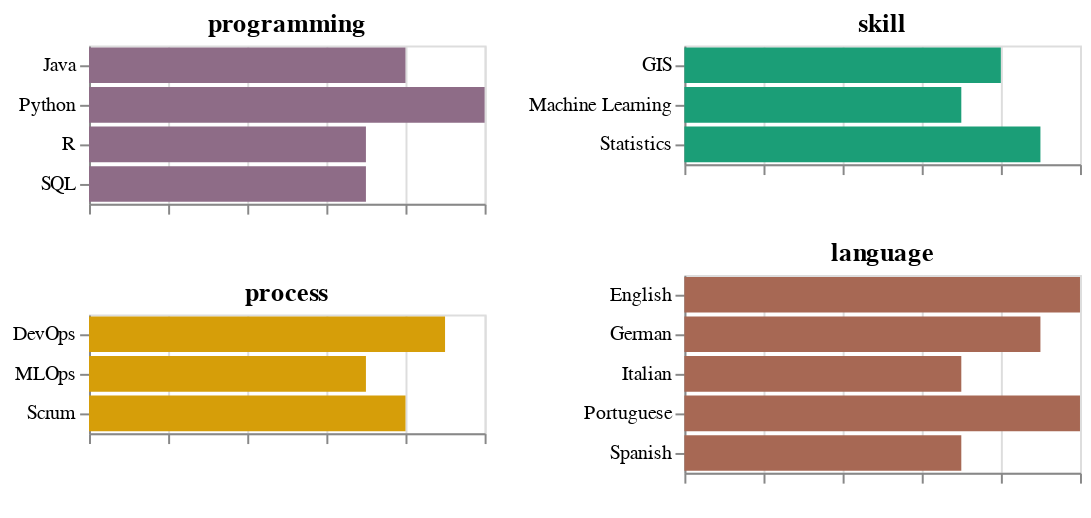

The notebook cell saved with this chart:
### Code cell
(charts[0] & charts[1]) | (charts[2] & charts[3])

### Figure 1 — Vega-Lite specification as saved in the notebook (floating-point values rounded to 4 significant figures)
{"config": {"view": {"continuousWidth": 300, "continuousHeight": 300}}, "hconcat": [{"vconcat": [{"data": {"name": "data-5ae2e90d51573661aa14a1a12468413e"}, "mark": {"type": "bar"}, "encoding": {"color": {"field": "category", "legend": null, "scale": {"domain": ["skill", "programming", "language", "process"], "range": ["#1b9e77", "#8e6c87", "#a76854", "#d69e09", "#666666"]}, "type": "nominal"}, "x": {"axis": {"labelOpacity": 0, "title": null}, "field": "level", "scale": {"domain": [0, 5]}, "type": "quantitative"}, "y": {"axis": {"title": null}, "field": "skill", "type": "nominal"}}, "title": "programming", "width": 200}, {"data": {"name": "data-758a3ad68978a74aad9ec0f28b9ae2df"}, "mark": {"type": "bar"}, "encoding": {"color": {"field": "category", "legend": null, "scale": {"domain": ["skill", "programming", "language", "process"], "range": ["#1b9e77", "#8e6c87", "#a76854", "#d69e09", "#666666"]}, "type": "nominal"}, "x": {"axis": {"labelOpacity": 0, "title": null}, "field": "level", "scale": {"domain": [0, 5]}, "type": "quantitative"}, "y": {"axis": {"title": null}, "field": "skill", "type": "nominal"}}, "title": "process", "width": 200}]}, {"vconcat": [{"data": {"name": "data-c5be7fde38747af8ae17ef3b5e21ba9a"}, "mark": {"type": "bar"}, "encoding": {"color": {"field": "category", "legend": null, "scale": {"domain": ["skill", "programming", "language", "process"], "range": ["#1b9e77", "#8e6c87", "#a76854", "#d69e09", "#666666"]}, "type": "nominal"}, "x": {"axis": {"labelOpacity": 0, "title": null}, "field": "level", "scale": {"domain": [0, 5]}, "type": "quantitative"}, "y": {"axis": {"title": null}, "field": "skill", "type": "nominal"}}, "title": "skill", "width": 200}, {"data": {"name": "data-2d7654ba796af84a037119667191a372"}, "mark": {"type": "bar"}, "encoding": {"color": {"field": "category", "legend": null, "scale": {"domain": ["skill", "programming", "language", "process"], "range": ["#1b9e77", "#8e6c87", "#a76854", "#d69e09", "#666666"]}, "type": "nominal"}, "x": {"axis": {"labelOpacity": 0, "title": null}, "field": "level", "scale": {"domain": [0, 5]}, "type": "quantitative"}, "y": {"axis": {"title": null}, "field": "skill", "type": "nominal"}}, "title": "language", "width": 200}]}], "$schema": "https://vega.github.io/schema/vega-lite/v5.8.0.json", "datasets": {"data-5ae2e90d51573661aa14a1a12468413e": [{"skill": "Python", "category": "programming", "level": 5.0}, {"skill": "Java", "category": "programming", "level": 4.0}, {"skill": "R", "category": "programming", "level": 3.5}, {"skill": "SQL", "category": "programming", "level": 3.5}], "data-758a3ad68978a74aad9ec0f28b9ae2df": [{"skill": "DevOps", "category": "process", "level": 4.5}, {"skill": "MLOps", "category": "process", "level": 3.5}, {"skill": "Scrum", "category": "process", "level": 4.0}], "data-c5be7fde38747af8ae17ef3b5e21ba9a": [{"skill": "GIS", "category": "skill", "level": 4.0}, {"skill": "Statistics", "category": "skill", "level": 4.5}, {"skill": "Machine Learning", "category": "skill", "level": 3.5}], "data-2d7654ba796af84a037119667191a372": [{"skill": "English", "category": "language", "level": 5.0}, {"skill": "German", "category": "language", "level": 4.5}, {"skill": "Italian", "category": "language", "level": 3.5}, {"skill": "Spanish", "category": "language", "level": 3.5}, {"skill": "Portuguese", "category": "language", "level": 5.0}]}}
